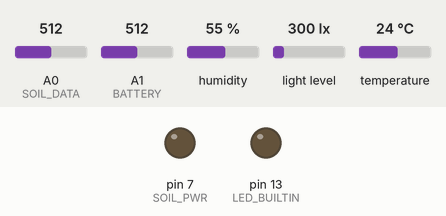
Recording of a sketch running on a simulated Arduino Uno, built with avr-gcc and run on an emulated ATmega328P. Shown: output pins drawn as LEDs (lit = HIGH). Inputs (shaded band) come from the test bench; at power-on: A0 (SOIL_DATA) = 512, A1 (BATTERY) = 512, humidity 55 %, light level 300 lx, temperature 24 °C. Random numbers use the default seed unless the sketch sets one; EEPROM starts erased; no radio packets arrive unless stated; what the sketch prints to the serial monitor is not drawn.

Above: at 0.2 s.
Timing chart, 0 to 1.7 s (numbered marks = the images above):
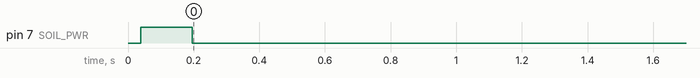

Measured:
- by itself, pin 7 (SOIL_PWR): LOW → HIGH at 0.04 s, → LOW 0.16 s later

The sketch:

Apoc_sensor_module.ino
```cpp
#include <DHT.h>
#include <DHT_U.h>
#include <BH1750.h>
#include <Wire.h>
#include "LowPower.h"
#include <SPI.h>
#include <LoRa.h>
#include <EEPROM.h>

#define NETWORK_ID "WD" // Network identifier for the sensor group - MUST BE CHANGED BY USER

#define DEBUG 1 // Enable debug mode for serial output (1 for enabled, 0 for disabled) - serial prints will stop if disabled
#define DHTPIN 8 // Digital pin connected to the DHT sensor
#define SOIL_DATA A0 // Analog pin for soil moisture sensor data
#define SOIL_PWR 7 // Digital pin to control power to the soil moisture sensor
#define BATTERY A1 // Analog pin for battery voltage measurement
#define DHTTYPE DHT11 // Type of DHT sensor in use
#define SAMPLE_COUNT 3 // Number of samples to take for each sensor reading
#define SLEEP_CYCLES 113 // Number of 8-second sleep cycles (113 * 8 seconds ≈ 15 minutes)
#define VREF 3.3 // Reference voltage for analog readings
#define LORA_FREQUENCY 433E6 // LoRa radio frequency in Hz (433 MHz in this case)
#define EEPROM_ADDR 0 // EEPROM address to store the unique ID
#define TRANSMIT_ATTEMPT 3 //Number of attempts to transmit the message in case of failure

DHT_Unified dht(DHTPIN, DHTTYPE);
BH1750 lightMeter;
uint32_t delayMS;

float temperature = 0;
float humidity = 0;
float lux = 0;
float soil = 0;
float battery = 0;

String uniqueID;

void setup() {
  pinMode(LED_BUILTIN, OUTPUT);
  pinMode(SOIL_PWR, OUTPUT);

  #if DEBUG
  Serial.begin(115200);
  Serial.println("Starting");
  #endif

  while (!initializeSensors()) {
    indicateError();
    delay(1000);  // Wait 1 second before retrying
  }

  while (!initLoRa()) {
    indicateError();
    delay(1000);  // Wait 1 second before retrying
  }

  if (!checkAndGenerateID()) {
    indicateError();
    while (true);  // Stop execution if ID generation failed
  }

  // If we've reached here, everything is initialized properly
  digitalWrite(LED_BUILTIN, LOW);  // Turn off LED to indicate successful initialization
}

bool initializeSensors() {
  #if DEBUG
  Serial.println("Initializing sensors...");
  #endif

  // Initialize DHT sensor
  dht.begin();
  sensor_t sensor;
  dht.temperature().getSensor(&sensor);
  delayMS = sensor.min_delay / 1000;

  // Check if DHT sensor is responding
  sensors_event_t event;
  dht.temperature().getEvent(&event);
  if (isnan(event.temperature)) {
    #if DEBUG
    Serial.println("Failed to initialize DHT sensor!");
    #endif
    return false;
  }

  // Initialize I2C and BH1750 light sensor
  Wire.begin();
  if (!lightMeter.begin(BH1750::ONE_TIME_HIGH_RES_MODE)) {
    #if DEBUG
    Serial.println("Failed to initialize BH1750 sensor!");
    #endif
    return false;
  }

  #if DEBUG
  Serial.println("All sensors initialized successfully");
  #endif
  return true;
}

bool initLoRa() {
  #if DEBUG
  Serial.println("Initializing LoRa...");
  #endif

  if (!LoRa.begin(LORA_FREQUENCY)) {
    #if DEBUG
    Serial.println("LoRa initialization failed!");
    #endif
    return false;
  }

  #if DEBUG
  Serial.println("LoRa initialized successfully");
  #endif
  return true;
}

void indicateError() {
  for (int i = 0; i < 5; i++) {
    digitalWrite(LED_BUILTIN, HIGH);
    delay(100);
    digitalWrite(LED_BUILTIN, LOW);
    delay(100);
  }
}

void loop() {
  wakeupAndInitialize();
  readSensors();
  transmitData();
  sleep();
}

void wakeupAndInitialize() {
  digitalWrite(SOIL_PWR, HIGH);
  if (!LoRa.begin(LORA_FREQUENCY)) {
    #if DEBUG
    Serial.println("LoRa wakeup failed!");
    #endif
    return;
  }
  #if DEBUG
  Serial.println("LoRa wakeup successful");
  #endif
}

void readSensors() {
  temperature = 0;
  humidity = 0;
  lux = 0;
  soil = 0;
  battery = 0;

  for (int i = 0; i < SAMPLE_COUNT; i++) {
    delay(delayMS);
    readDHTSensor();
    readBatterySensor();
    readSoilSensor();
    readLightSensor();
  }

  temperature /= SAMPLE_COUNT;
  humidity /= SAMPLE_COUNT;
  lux /= SAMPLE_COUNT;
  soil /= SAMPLE_COUNT;
  battery /= SAMPLE_COUNT;

  #if DEBUG
  printSensorReadings();
  #endif
}

void readDHTSensor() {
  sensors_event_t event;
  dht.temperature().getEvent(&event);
  if (!isnan(event.temperature)) {
    temperature += event.temperature;
  }

  dht.humidity().getEvent(&event);
  if (!isnan(event.relative_humidity)) {
    humidity += event.relative_humidity;
  }
}

void readBatterySensor() {
  battery += 2 * analogRead(BATTERY) * (VREF / 1023.0);
}

void readSoilSensor() {
  soil += analogRead(SOIL_DATA) * (VREF / 1023.0);
}

void readLightSensor() {
  lux += lightMeter.readLightLevel();
  lightMeter.configure(BH1750::ONE_TIME_HIGH_RES_MODE);
}

void printSensorReadings() {
  Serial.println("Sensor Readings:");
  Serial.print("Temperature: "); Serial.print(temperature); Serial.println("°C");
  Serial.print("Humidity: "); Serial.print(humidity); Serial.println("%");
  Serial.print("Light intensity: "); Serial.print(lux); Serial.println(" lx");
  Serial.print("Soil moisture: "); Serial.print(soil); Serial.println(" V");
  Serial.print("Battery voltage: "); Serial.print(battery); Serial.println(" V");
}

void transmitData() {
  String message = formatMessage();
  #if DEBUG
  Serial.println("Transmitting: " + message);
  #endif

  for (int attempt = 0; attempt < TRANSMIT_ATTEMPT; attempt++) {
    if (sendLoRaMessage(message)) {
      #if DEBUG
      Serial.println("Transmission successful");
      #endif
      break;
    }
    #if DEBUG
    Serial.println("Transmission failed. Retrying...");
    #endif
    delay(1000);
  }
}

String formatMessage() {
  static uint32_t sequence = 0;
  char buffer[100];  // Buffer for the main message parts

  char temperatureStr[10];
  char humidityStr[10];
  char luxStr[10];
  char soilStr[10];
  char batteryStr[10];

  // Convert floats to strings
  dtostrf(temperature, sizeof(temperature), 2, temperatureStr);
  dtostrf(humidity, sizeof(humidity), 2, humidityStr);
  dtostrf(lux, sizeof(lux), 2, luxStr);
  dtostrf(soil, sizeof(soil), 2, soilStr);
  dtostrf(battery, sizeof(battery), 2, batteryStr);

  // Format each data cluster
  char nodeInfo[30];
  snprintf(nodeInfo, sizeof(nodeInfo), "%s:%lu:%lu", uniqueID.c_str(), sequence++, millis());

  char envData[30];
  snprintf(envData, sizeof(envData), "%s;%s;%s;%s", temperatureStr, humidityStr, luxStr, soilStr);

  char powerData[6];
  snprintf(powerData, sizeof(powerData), "%s", batteryStr);

  // Combine all parts into the final message
  snprintf(buffer, sizeof(buffer),
           "%s@ENV@%s@%s@%s@",
           NETWORK_ID, nodeInfo, envData, powerData);

  String message = "##" + String(buffer);
  uint16_t checksumValue = calculateChecksum(message.c_str(), message.length());

  message += String(checksumValue, HEX);
  message += "$$";

  return message;
}

uint16_t calculateChecksum(const char* data, size_t length) {
  uint16_t checksum = 0;
  for (size_t i = 0; i < length; i++) {
    checksum += (uint8_t)data[i];
  }
  return checksum;
}

bool sendLoRaMessage(String message) {
  LoRa.beginPacket();
  LoRa.print(message);
  return LoRa.endPacket();
}

void sleep() {
  LoRa.end();
  digitalWrite(SOIL_PWR, LOW);
  digitalWrite(LED_BUILTIN, LOW);  // Ensure LED is off during sleep
  #if DEBUG
  Serial.println("Entering sleep mode");
  Serial.flush();
  #endif
  for (int i = 0; i < SLEEP_CYCLES; i++) {
    LowPower.powerDown(SLEEP_8S, ADC_OFF, BOD_OFF);
  }
}

bool checkAndGenerateID() {
  char id[6];  // Buffer to hold the ID

  // Read ID from EEPROM
  for (int i = 0; i < 5; i++) {
    id[i] = EEPROM.read(EEPROM_ADDR + i);
  }
  id[5] = '\0';  // Null-terminate the string

  // Check if the ID is valid
  if (isValidID(id)) {
    uniqueID = String(id);
    #if DEBUG
    Serial.println("Existing ID found: " + uniqueID);
    #endif
    return true;
  }

  // Generate a new unique ID
  int newID = generateRandomID();

  // Save the new ID to EEPROM
  for (int i = 0; i < 5; i++) {
    EEPROM.write(EEPROM_ADDR + i, (newID / (int)pow(10, 4 - i)) % 10 + '0');
  }

  uniqueID = String(newID);
  #if DEBUG
  Serial.println("New ID generated: " + uniqueID);
  #endif

  return true;
}

bool isValidID(const char* id) {
  // Check if the ID consists of 5 digits
  for (int i = 0; i < 5; i++) {
    if (!isdigit(id[i])) {
      return false;
    }
  }
  return true;
}

int generateRandomID() {
  // Combine sensor readings to create a unique seed
  unsigned long seed = (unsigned long)(temperature * 100) +
                       (unsigned long)(humidity * 100) +
                       (unsigned long)(lux) +
                       (unsigned long)(soil * 100) +
                       (unsigned long)(battery * 100);

  // Use analog readings for additional randomness
  seed += analogRead(A2) + analogRead(A3);

  // Initialize the random seed
  randomSeed(seed);

  // Generate a random 5-digit integer
  int id = random(10000, 100000);

  return id;
}
```
